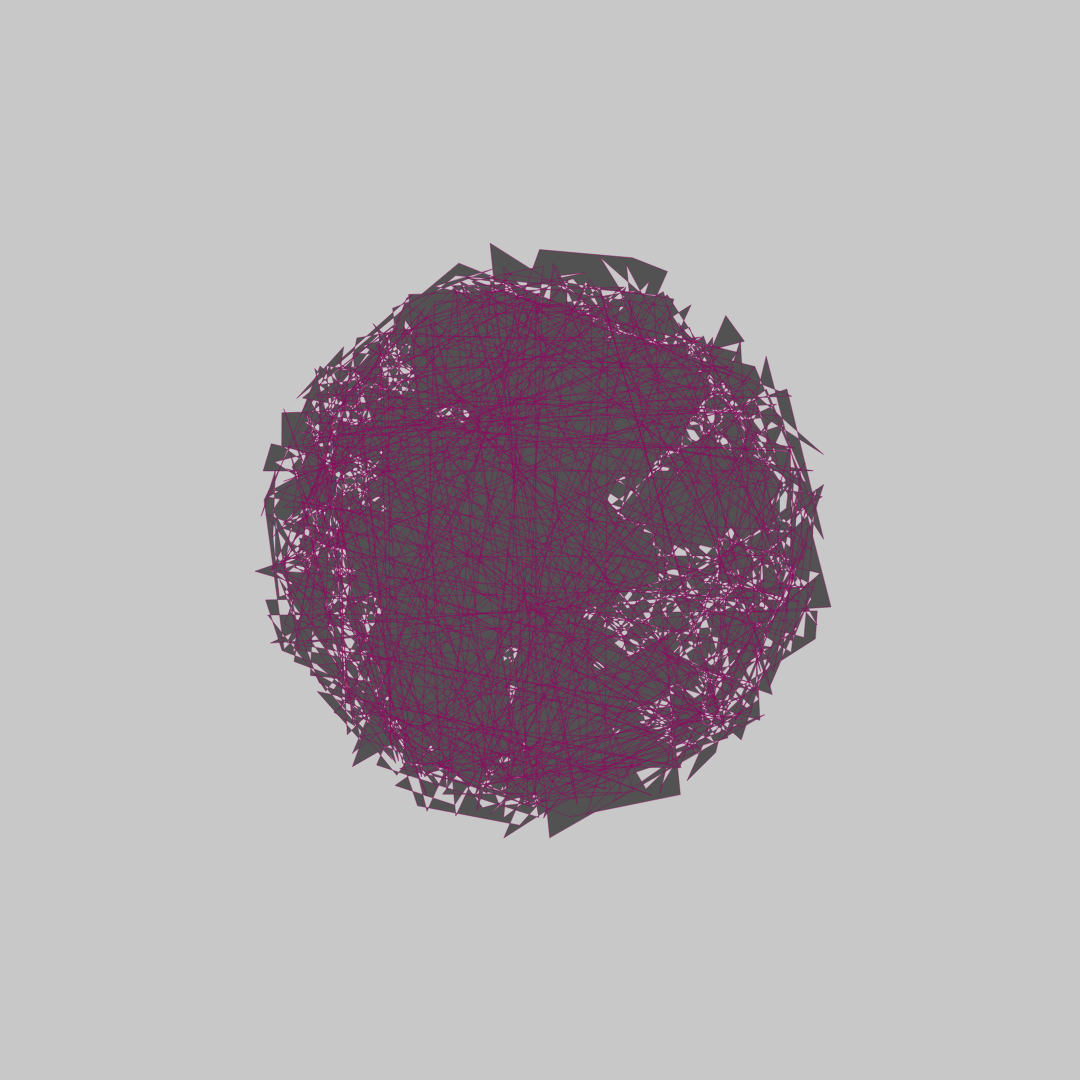
Frame 1 (no input)
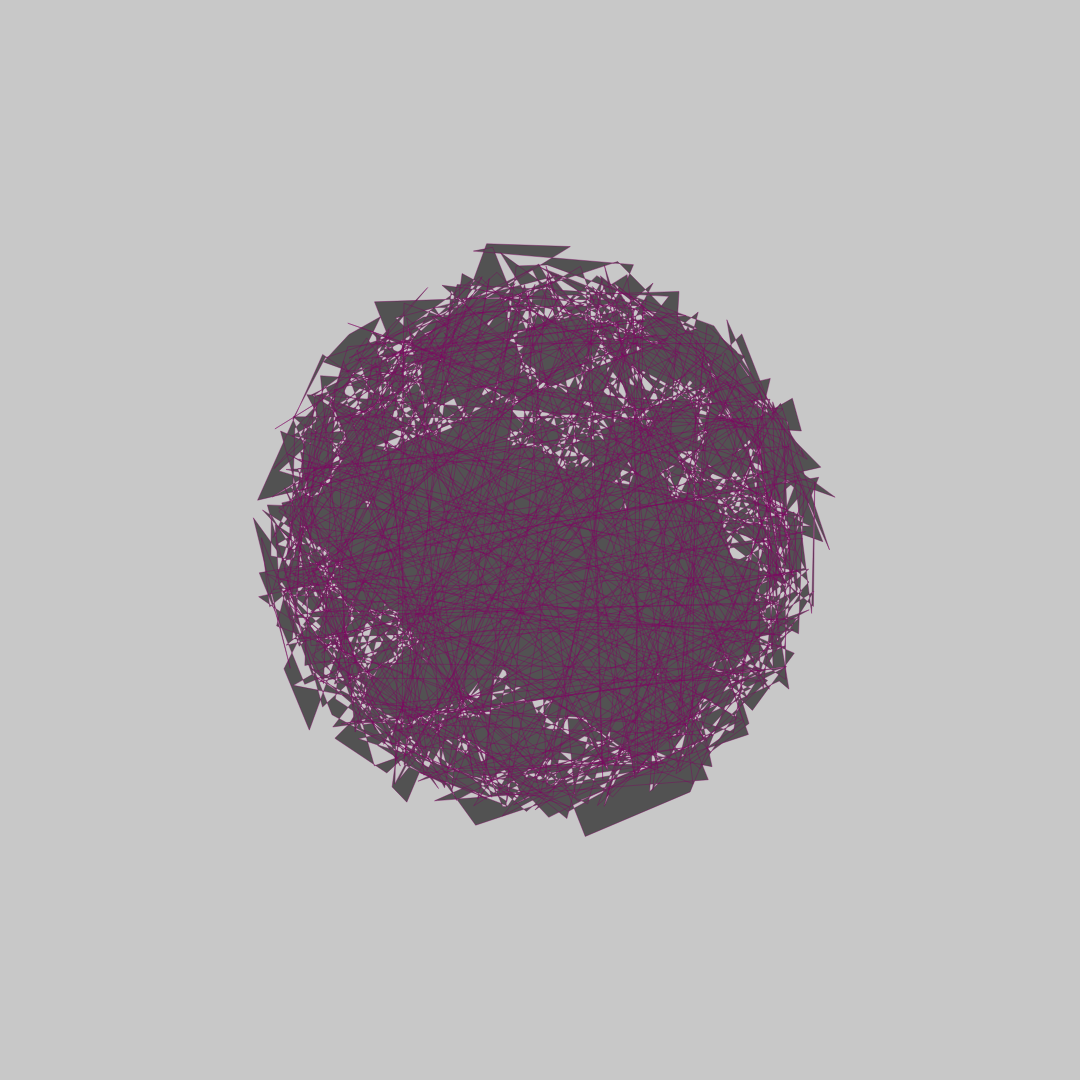
Frame 60 (no input)
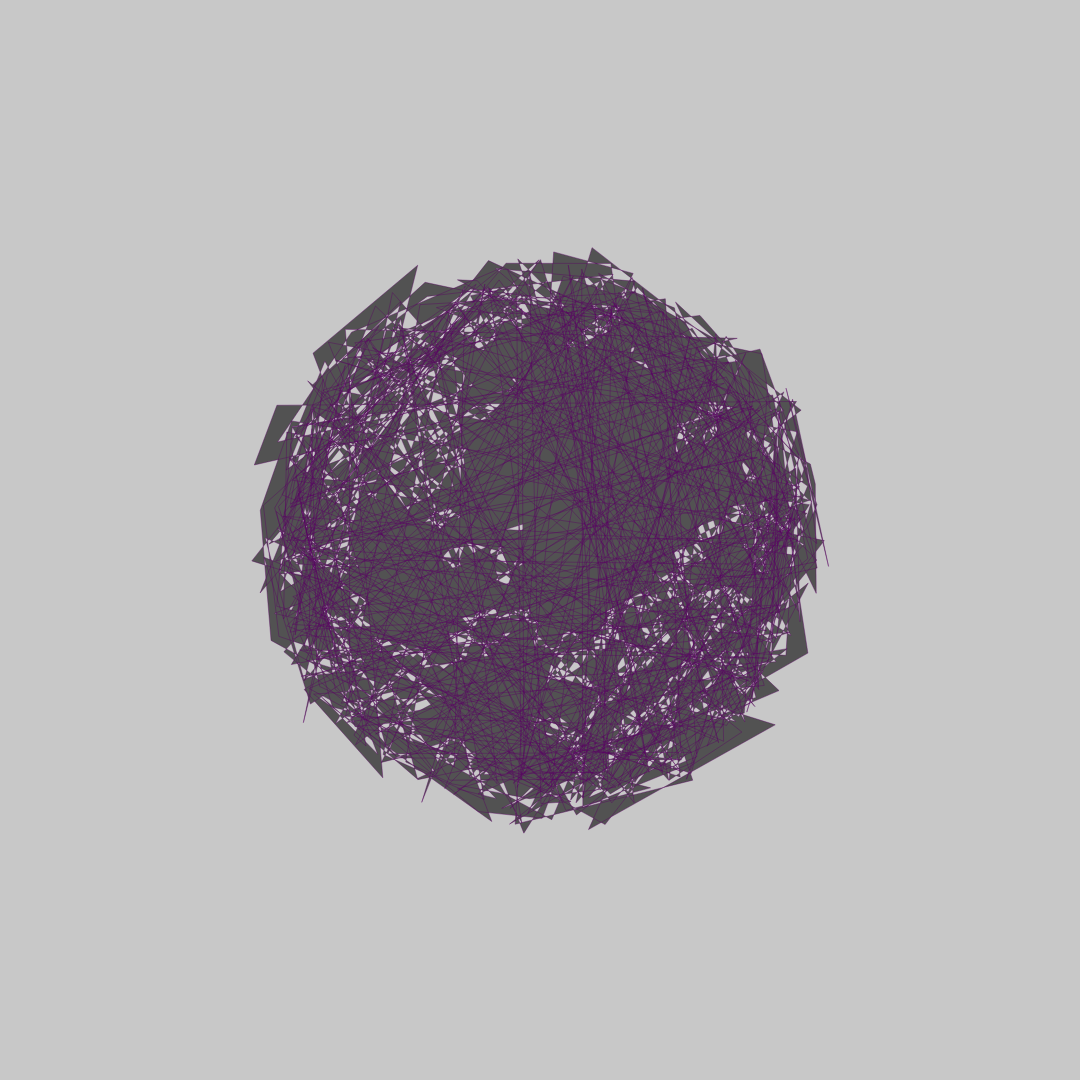
Frame 120 (the mouse pressed at the canvas centre since frame 60)

The p5.js sketch that drew these frames (run headless with seeded random() and noise() and a simulated clock; from frame 60 on, the mouse is pressed at the canvas centre):

// p5.js sketch
// ── sketch.js
// inspiration: https://thecodingtrain.com/CodingChallenges/036-blobby.html
// 3/12/2020

let yoff = 0;
let radius = 250;

function setup() {
  createCanvas(1080, 1080);
}

function draw() {
  background(200);
  fill(50, 200);

  translate(width / 2, height / 2);

  beginShape();
  let xoff = 0;
  for (var a = 0; a < TWO_PI; a += 0.01) {
    let offset = map(noise(xoff, yoff, xoff + yoff), 0, 1, -50, 75);
    let r = radius + offset;
    let x = r * cos(a + offset);
    let y = r * sin(a + offset);
    stroke(map(sin(a + r), -1, 1, 150, 50), 0, 100, map(sin(a), -1, 1, 50, 150));
    vertex(x, y);
    xoff += 0.1;
  }
  endShape(CLOSE);

  yoff += 0.0003;
}
